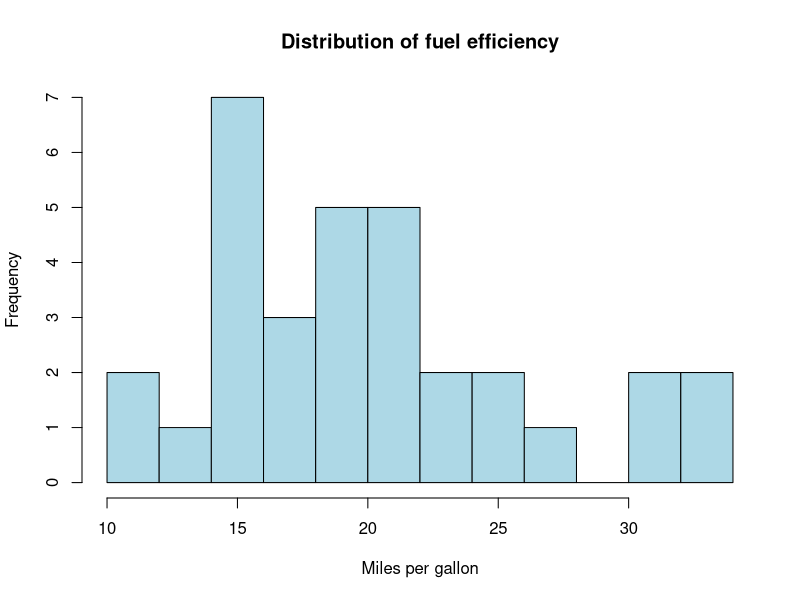
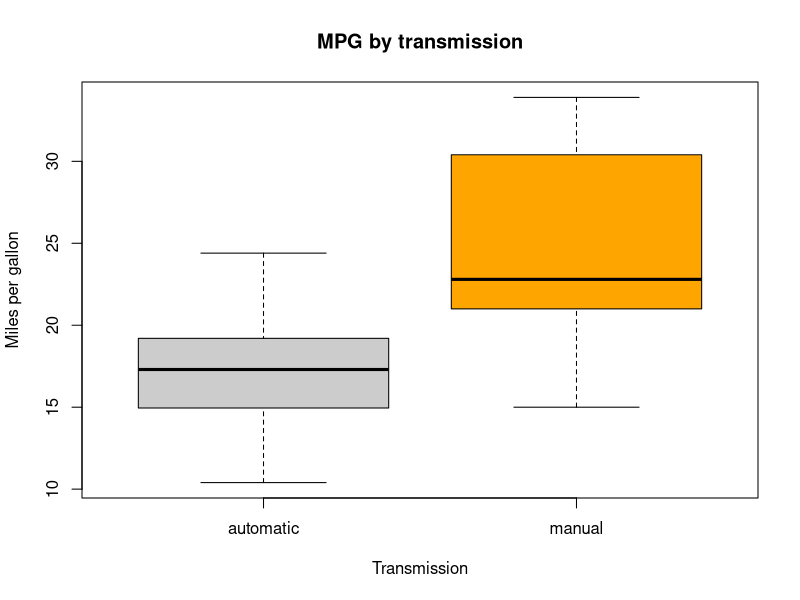
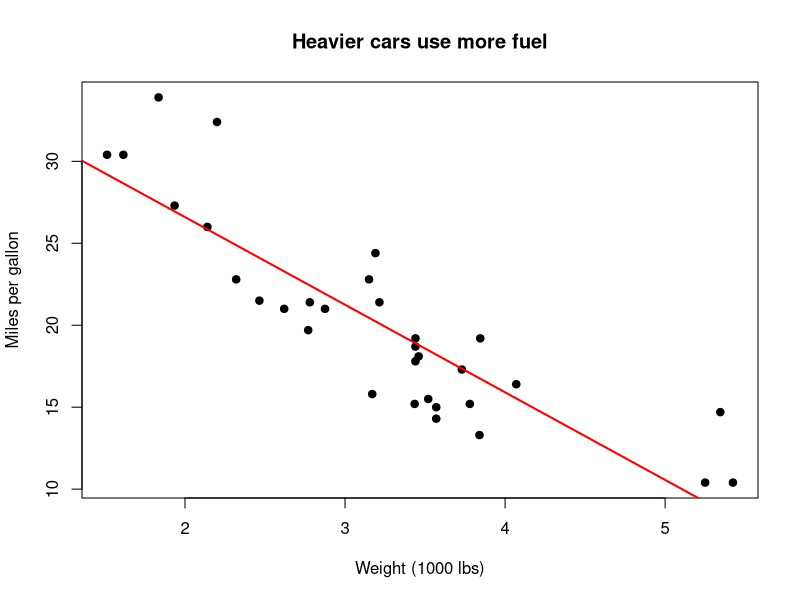
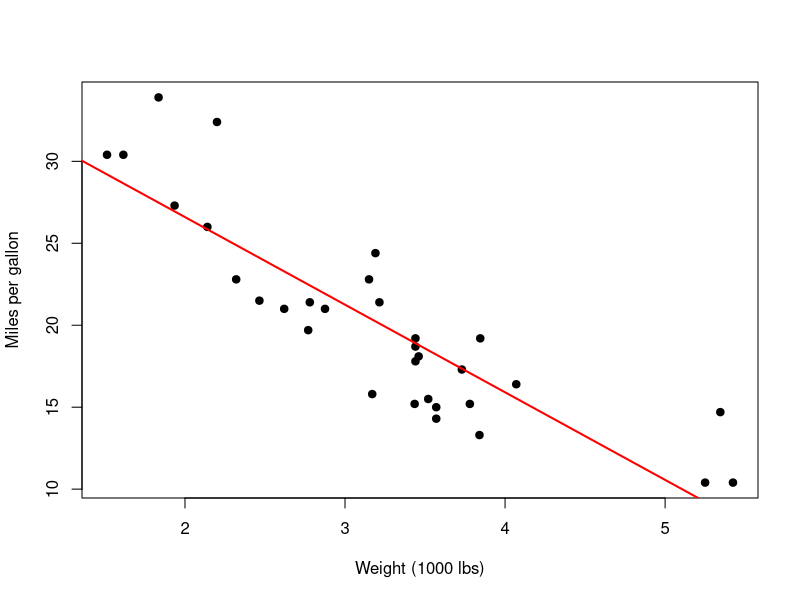

Write R code to recreate these figures, in order.
# Lesson 4: plots for your report (base R only) ----------------------------
df <- mtcars
df$transmission <- factor(df$am, levels = c(0, 1), labels = c("automatic", "manual"))

hist(df$mpg, breaks = 10, main = "Distribution of fuel efficiency",
     xlab = "Miles per gallon", col = "lightblue")

boxplot(mpg ~ transmission, data = df, main = "MPG by transmission",
        xlab = "Transmission", ylab = "Miles per gallon", col = c("grey80", "orange"))

plot(mpg ~ wt, data = df, pch = 19, main = "Heavier cars use more fuel",
     xlab = "Weight (1000 lbs)", ylab = "Miles per gallon")
abline(lm(mpg ~ wt, data = df), col = "red", lwd = 2)

# Save a figure to include in your assignment
png("mpg_vs_weight.png", width = 800, height = 600)
plot(mpg ~ wt, data = df, pch = 19, xlab = "Weight (1000 lbs)", ylab = "Miles per gallon")
abline(lm(mpg ~ wt, data = df), col = "red", lwd = 2)
dev.off()
